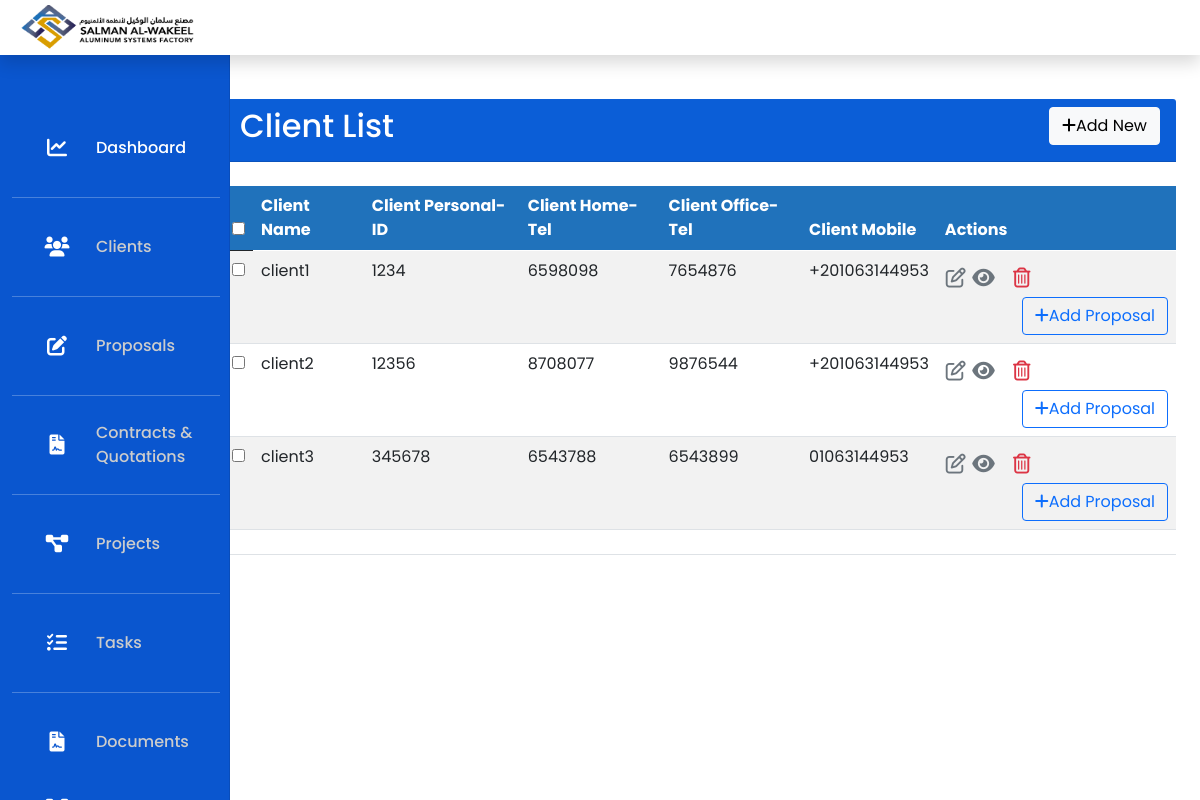
The app's page /en/client/list/ (signed in) with its own data.
### factory/models.py (models this page shows, shortened)
class Client(models.Model):
    client_name = models.CharField(max_length=200, null=True, blank=True)
    client_personal_id = models.CharField(max_length=30, null=True, blank=True)
    client_home_tel = models.CharField(max_length=15, null=True, blank=True)
    client_office_tel = models.CharField(max_length=15, null=True, blank=True)
    client_mobile = models.CharField(max_length=25, null=True, blank=True)
    client_address = models.CharField(max_length=500, null=True, blank=True)
    client_province = models.CharField(max_length=200, null=True, blank=True)
    client_nghood = models.CharField(max_length=300, null=True, blank=True)
    client_pobox = models.CharField(max_length=300, null=True, blank=True)
    contact_name = models.CharField(max_length=200, null=True, blank=True)
    contact_id = models.CharField(max_length=30, null=True, blank=True)
    contact_mobile = models.CharField(max_length=25, null=True, blank=True)
    created_by = models.ForeignKey(User, on_delete=models.DO_NOTHING, related_name='create_client', null=True,
                                   blank=True)
    updated_by = models.ForeignKey(User, on_delete=models.DO_NOTHING, related_name='update_client', null=True,
                                   blank=True)
    created_date = models.DateTimeField(auto_now_add=False, null=True, blank=True)
    updated_date = models.DateTimeField(auto_now=False, null=True, blank=True)

### factory/views.py (the view)
# urls.py: path('client/list/', client_list, name='client_list'),
@login_required(login_url='login')
def client_list(request):
    context = {'client_list': Client.objects.all()}
    return render(request, "clients/client_list.html", context)

### factory/templates/clients/client_list.html (shortened to what this page needs)
{% extends "base.html" %}
{% block content %}
    <main class="col-md-9 ms-sm-auto col-lg-10 px-md-4">
            <div class="d-flex justify-content-between flex-wrap flex-md-nowrap align-items-center pt-3 pb-2 mb-3 border-bottom">
            <div class="col-12">
            <div class="card-header" style="background-color:#0B5ED7">
                <a href="{% url 'client_create' %}" class="btn btn-light" style="float:right">
                    <i class="fas fa-plus"></i>Add New
                </a>
                <h2 style="color:white">Client List</h2>
             </div>
             <br>
            <table class="table table-striped">
                <thead  style="background-color:#2072bb">
                    <tr  class="col-10">
                        <th>
                            <input type="checkbox" name="check" id="check">
                        </th>
                        <th scope="col"style="color:white">Client Name</th>
                        <th scope="col"style="color:white">Client Personal-ID</th>
                        <th scope="col"style="color:white">Client Home-Tel</th>
                        <th scope="col"style="color:white">Client Office-Tel</th>
                        <th scope="col"style="color:white">Client Mobile</th>
                        <th scope="col"style="color:white">Actions</th>
                    </tr>
                </thead>
                <tbody>
                    {% for client in client_list %}
                    <tr>
                        <td scope="row">
                            <input type="checkbox" name="check" id="check">
                        </td>
                        <td>{{client.client_name}}</td>
                        <td>{{client.client_personal_id}}</td>
                        <td>{{client.client_home_tel}}</td>
                        <td>{{client.client_office_tel}}</td>
                        <td>{{client.client_mobile}}</td>
                        <td>
                            <a href="{% url 'client_update' client.id %}" class="btn text-secondary px-0">
                                <i class="far fa-edit fa-lg"></i>
                            </a>
                            <a href="{% url 'client_view' client.id %}" class="btn text-secondary px-0">
                                <i class="fas fa-eye fa-lg"></i>
                            </a>
                            <form action="{% url 'client_delete' client.id %}" method="post" class="d-inline">
                                <button type="submit" class="btn">
                                    <i class="far fa-trash-alt fa-lg text-danger float-right"></i>
                                </button>
                            </form>
                            <a href="{% url 'proposal_client_create' client.id %}" class="btn btn-outline-primary" style="float:right">
                    <i class="fas fa-plus"></i>Add Proposal
                </a>
                        </td>
                    </tr>
                    {% endfor %}
                </tbody>
        </table>
    </div>
                </div>
     </main>
    {% endblock content %}

### static/css/dashboard.css (style rules this page uses)
body { font-size: .875rem; }

### static/css/style.css (style rules this page uses)
* { margin: 0; padding: 0; box-sizing: border-box; font-family: 'Poppins', sans-serif; }

### records on screen
Client: client_name "client1", client_personal_id "1234", client_home_tel "6598098", client_office_tel "7654876", client_mobile "+201063144953"
Client: client_name "client2", client_personal_id "12356", client_home_tel "8708077", client_office_tel "9876544", client_mobile "+201063144953"
Client: client_name "client3", client_personal_id "345678", client_home_tel "6543788", client_office_tel "6543899", client_mobile "01063144953"
